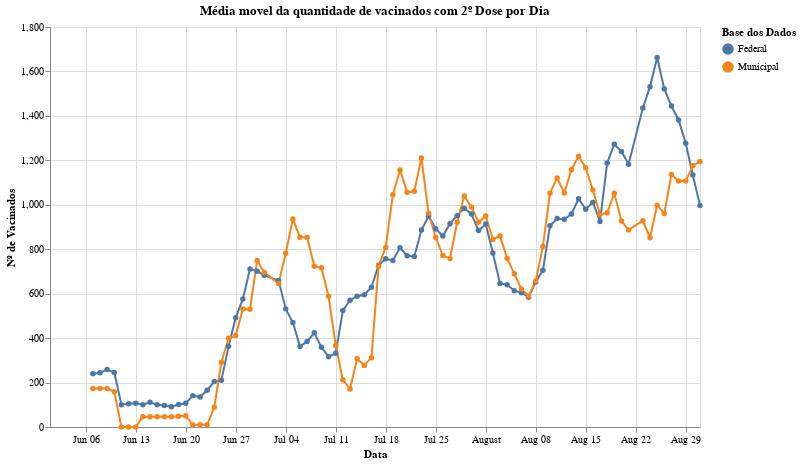

Notebook source saved alongside this figure:
### Markdown cell above
### Média Movel (7 dias) da Aplicação da 2º Dose

### Code cell
criar_mark_line(vacinados2DosePorDiaMedMovel, 'Média movel da quantidade de vacinados com 2º Dose por Dia', True)

### Figure 1 — Vega-Lite specification as saved in the notebook (floating-point values rounded to 4 significant figures; data arrays with more than 128 entries replaced by an {"elided": "..."} marker saying what was removed)
{"config": {"view": {"continuousWidth": 400, "continuousHeight": 300}}, "data": {"name": "data-636c74a6f1071d57c98f38027dd6d071"}, "mark": {"type": "line", "point": true}, "encoding": {"color": {"type": "nominal", "field": "fonte_dados", "title": "Base dos Dados"}, "x": {"type": "temporal", "field": "data", "title": "Data"}, "y": {"type": "quantitative", "field": "aplic_por_dia", "title": "Nº de Vacinados"}}, "height": 400, "title": "Média movel da quantidade de vacinados com 2º Dose por Dia", "width": 650, "$schema": "https://vega.github.io/schema/vega-lite/v4.8.1.json", "datasets": {"data-636c74a6f1071d57c98f38027dd6d071": {"elided": "180 records"}}}
